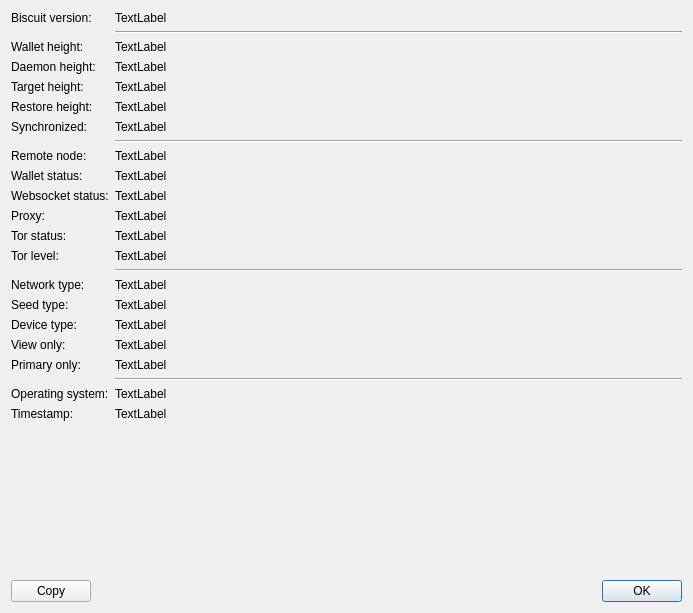
<?xml version="1.0" encoding="UTF-8"?>
<ui version="4.0">
 <class>DebugInfoDialog</class>
 <widget class="QDialog" name="DebugInfoDialog">
  <property name="geometry">
   <rect>
    <x>0</x>
    <y>0</y>
    <width>693</width>
    <height>613</height>
   </rect>
  </property>
  <property name="windowTitle">
   <string>Debug Info</string>
  </property>
  <layout class="QVBoxLayout" name="verticalLayout">
   <item>
    <layout class="QFormLayout" name="formLayout">
     <item row="0" column="0">
      <widget class="QLabel" name="label">
       <property name="text">
        <string>Biscuit version:</string>
       </property>
      </widget>
     </item>
     <item row="0" column="1">
      <widget class="QLabel" name="label_featherVersion">
       <property name="text">
        <string>TextLabel</string>
       </property>
       <property name="textInteractionFlags">
        <set>Qt::LinksAccessibleByMouse|Qt::TextSelectableByMouse</set>
       </property>
      </widget>
     </item>
     <item row="1" column="1">
      <widget class="Line" name="line">
       <property name="orientation">
        <enum>Qt::Horizontal</enum>
       </property>
      </widget>
     </item>
     <item row="2" column="0">
      <widget class="QLabel" name="label_6">
       <property name="text">
        <string>Wallet height:</string>
       </property>
      </widget>
     </item>
     <item row="2" column="1">
      <widget class="QLabel" name="label_walletHeight">
       <property name="text">
        <string>TextLabel</string>
       </property>
       <property name="textInteractionFlags">
        <set>Qt::LinksAccessibleByMouse|Qt::TextSelectableByMouse</set>
       </property>
      </widget>
     </item>
     <item row="3" column="0">
      <widget class="QLabel" name="label_12">
       <property name="text">
        <string>Daemon height:</string>
       </property>
      </widget>
     </item>
     <item row="3" column="1">
      <widget class="QLabel" name="label_daemonHeight">
       <property name="text">
        <string>TextLabel</string>
       </property>
       <property name="textInteractionFlags">
        <set>Qt::LinksAccessibleByMouse|Qt::TextSelectableByMouse</set>
       </property>
      </widget>
     </item>
     <item row="4" column="0">
      <widget class="QLabel" name="label_5">
       <property name="text">
        <string>Target height:</string>
       </property>
      </widget>
     </item>
     <item row="4" column="1">
      <widget class="QLabel" name="label_targetHeight">
       <property name="text">
        <string>TextLabel</string>
       </property>
       <property name="textInteractionFlags">
        <set>Qt::LinksAccessibleByMouse|Qt::TextSelectableByMouse</set>
       </property>
      </widget>
     </item>
     <item row="5" column="0">
      <widget class="QLabel" name="label_10">
       <property name="text">
        <string>Restore height:</string>
       </property>
      </widget>
     </item>
     <item row="5" column="1">
      <widget class="QLabel" name="label_restoreHeight">
       <property name="text">
        <string>TextLabel</string>
       </property>
       <property name="textInteractionFlags">
        <set>Qt::LinksAccessibleByMouse|Qt::TextSelectableByMouse</set>
       </property>
      </widget>
     </item>
     <item row="6" column="0">
      <widget class="QLabel" name="label_9">
       <property name="text">
        <string>Synchronized:</string>
       </property>
      </widget>
     </item>
     <item row="6" column="1">
      <widget class="QLabel" name="label_synchronized">
       <property name="text">
        <string>TextLabel</string>
       </property>
       <property name="textInteractionFlags">
        <set>Qt::LinksAccessibleByMouse|Qt::TextSelectableByMouse</set>
       </property>
      </widget>
     </item>
     <item row="7" column="1">
      <widget class="Line" name="line_2">
       <property name="orientation">
        <enum>Qt::Horizontal</enum>
       </property>
      </widget>
     </item>
     <item row="8" column="0">
      <widget class="QLabel" name="label_27">
       <property name="text">
        <string>Remote node:</string>
       </property>
      </widget>
     </item>
     <item row="8" column="1">
      <widget class="QLabel" name="label_remoteNode">
       <property name="text">
        <string>TextLabel</string>
       </property>
       <property name="textInteractionFlags">
        <set>Qt::LinksAccessibleByMouse|Qt::TextSelectableByMouse</set>
       </property>
      </widget>
     </item>
     <item row="9" column="0">
      <widget class="QLabel" name="label_17">
       <property name="text">
        <string>Wallet status:</string>
       </property>
      </widget>
     </item>
     <item row="9" column="1">
      <widget class="QLabel" name="label_walletStatus">
       <property name="text">
        <string>TextLabel</string>
       </property>
       <property name="textInteractionFlags">
        <set>Qt::LinksAccessibleByMouse|Qt::TextSelectableByMouse</set>
       </property>
      </widget>
     </item>
     <item row="10" column="0">
      <widget class="QLabel" name="label_19">
       <property name="text">
        <string>Websocket status:</string>
       </property>
      </widget>
     </item>
     <item row="10" column="1">
      <widget class="QLabel" name="label_websocketStatus">
       <property name="text">
        <string>TextLabel</string>
       </property>
       <property name="textInteractionFlags">
        <set>Qt::LinksAccessibleByMouse|Qt::TextSelectableByMouse</set>
       </property>
      </widget>
     </item>
     <item row="12" column="0">
      <widget class="QLabel" name="label_18">
       <property name="text">
        <string>Tor status:</string>
       </property>
      </widget>
     </item>
     <item row="12" column="1">
      <widget class="QLabel" name="label_torStatus">
       <property name="text">
        <string>TextLabel</string>
       </property>
       <property name="textInteractionFlags">
        <set>Qt::LinksAccessibleByMouse|Qt::TextSelectableByMouse</set>
       </property>
      </widget>
     </item>
     <item row="13" column="0">
      <widget class="QLabel" name="label_4">
       <property name="text">
        <string>Tor level:</string>
       </property>
      </widget>
     </item>
     <item row="13" column="1">
      <widget class="QLabel" name="label_torLevel">
       <property name="text">
        <string>TextLabel</string>
       </property>
       <property name="textInteractionFlags">
        <set>Qt::LinksAccessibleByMouse|Qt::TextSelectableByMouse</set>
       </property>
      </widget>
     </item>
     <item row="14" column="1">
      <widget class="Line" name="line_3">
       <property name="orientation">
        <enum>Qt::Horizontal</enum>
       </property>
      </widget>
     </item>
     <item row="15" column="0">
      <widget class="QLabel" name="label_2">
       <property name="text">
        <string>Network type:</string>
       </property>
      </widget>
     </item>
     <item row="15" column="1">
      <widget class="QLabel" name="label_netType">
       <property name="text">
        <string>TextLabel</string>
       </property>
       <property name="textInteractionFlags">
        <set>Qt::LinksAccessibleByMouse|Qt::TextSelectableByMouse</set>
       </property>
      </widget>
     </item>
     <item row="16" column="0">
      <widget class="QLabel" name="label_23">
       <property name="text">
        <string>Seed type:</string>
       </property>
      </widget>
     </item>
     <item row="16" column="1">
      <widget class="QLabel" name="label_seedType">
       <property name="text">
        <string>TextLabel</string>
       </property>
       <property name="textInteractionFlags">
        <set>Qt::LinksAccessibleByMouse|Qt::TextSelectableByMouse</set>
       </property>
      </widget>
     </item>
     <item row="17" column="0">
      <widget class="QLabel" name="label_8">
       <property name="text">
        <string>Device type:</string>
       </property>
      </widget>
     </item>
     <item row="17" column="1">
      <widget class="QLabel" name="label_deviceType">
       <property name="text">
        <string>TextLabel</string>
       </property>
       <property name="textInteractionFlags">
        <set>Qt::LinksAccessibleByMouse|Qt::TextSelectableByMouse</set>
       </property>
      </widget>
     </item>
     <item row="18" column="0">
      <widget class="QLabel" name="label_7">
       <property name="text">
        <string>View only:</string>
       </property>
      </widget>
     </item>
     <item row="18" column="1">
      <widget class="QLabel" name="label_viewOnly">
       <property name="text">
        <string>TextLabel</string>
       </property>
       <property name="textInteractionFlags">
        <set>Qt::LinksAccessibleByMouse|Qt::TextSelectableByMouse</set>
       </property>
      </widget>
     </item>
     <item row="19" column="0">
      <widget class="QLabel" name="label_11">
       <property name="text">
        <string>Primary only:</string>
       </property>
      </widget>
     </item>
     <item row="19" column="1">
      <widget class="QLabel" name="label_primaryOnly">
       <property name="text">
        <string>TextLabel</string>
       </property>
       <property name="textInteractionFlags">
        <set>Qt::LinksAccessibleByMouse|Qt::TextSelectableByMouse</set>
       </property>
      </widget>
     </item>
     <item row="20" column="1">
      <widget class="Line" name="line_4">
       <property name="orientation">
        <enum>Qt::Horizontal</enum>
       </property>
      </widget>
     </item>
     <item row="21" column="0">
      <widget class="QLabel" name="label_3">
       <property name="text">
        <string>Operating system:</string>
       </property>
      </widget>
     </item>
     <item row="21" column="1">
      <widget class="QLabel" name="label_OS">
       <property name="text">
        <string>TextLabel</string>
       </property>
       <property name="textInteractionFlags">
        <set>Qt::LinksAccessibleByMouse|Qt::TextSelectableByMouse</set>
       </property>
      </widget>
     </item>
     <item row="22" column="0">
      <widget class="QLabel" name="label_24">
       <property name="text">
        <string>Timestamp:</string>
       </property>
      </widget>
     </item>
     <item row="22" column="1">
      <widget class="QLabel" name="label_timestamp">
       <property name="text">
        <string>TextLabel</string>
       </property>
       <property name="textInteractionFlags">
        <set>Qt::LinksAccessibleByMouse|Qt::TextSelectableByMouse</set>
       </property>
      </widget>
     </item>
     <item row="11" column="0">
      <widget class="QLabel" name="label_13">
       <property name="text">
        <string>Proxy:</string>
       </property>
      </widget>
     </item>
     <item row="11" column="1">
      <widget class="QLabel" name="label_proxy">
       <property name="text">
        <string>TextLabel</string>
       </property>
      </widget>
     </item>
    </layout>
   </item>
   <item>
    <layout class="QHBoxLayout" name="horizontalLayout">
     <item>
      <widget class="QPushButton" name="btn_Copy">
       <property name="text">
        <string>Copy</string>
       </property>
      </widget>
     </item>
     <item>
      <widget class="QDialogButtonBox" name="buttonBox">
       <property name="orientation">
        <enum>Qt::Horizontal</enum>
       </property>
       <property name="standardButtons">
        <set>QDialogButtonBox::Ok</set>
       </property>
      </widget>
     </item>
    </layout>
   </item>
  </layout>
 </widget>
 <resources/>
 <connections>
  <connection>
   <sender>buttonBox</sender>
   <signal>accepted()</signal>
   <receiver>DebugInfoDialog</receiver>
   <slot>accept()</slot>
   <hints>
    <hint type="sourcelabel">
     <x>248</x>
     <y>254</y>
    </hint>
    <hint type="destinationlabel">
     <x>157</x>
     <y>274</y>
    </hint>
   </hints>
  </connection>
  <connection>
   <sender>buttonBox</sender>
   <signal>rejected()</signal>
   <receiver>DebugInfoDialog</receiver>
   <slot>reject()</slot>
   <hints>
    <hint type="sourcelabel">
     <x>316</x>
     <y>260</y>
    </hint>
    <hint type="destinationlabel">
     <x>286</x>
     <y>274</y>
    </hint>
   </hints>
  </connection>
 </connections>
</ui>
